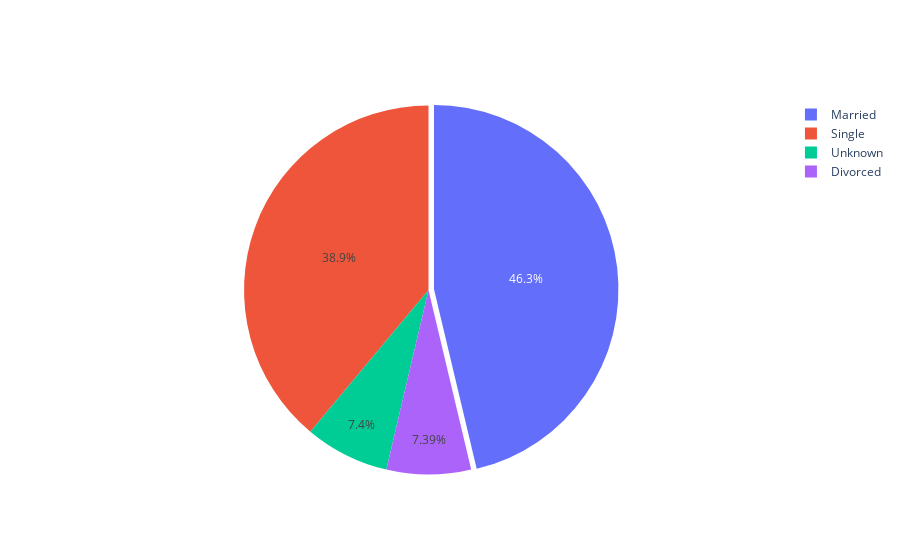

Notebook code cell kept with this figure:
### Markdown cell above
### Ejercicio 1
Utiliza `plotly` para realizar un  diagramas de torta sobre el estado conyugal de los clientes (resaltando el más predominante).

### Code cell
# YOUR CODE HERE
Estado_Civil = df.groupby(by = "Marital_Status")["Marital_Status"].count()
values = []
for i in Estado_Civil:
    values.append(i)

fig = go.Figure(data = [go.Pie(labels = Estado_Civil.index, values = values, pull = [0, 0.03, 0, 0])])
fig.show()

### Figure 1 — Plotly figure (JSON) as saved in the notebook; plotly's stock layout.template omitted (floating-point values rounded to 4 significant figures)
{"data": [{"labels": ["Divorced", "Married", "Single", "Unknown"], "pull": [0, 0.03, 0, 0], "type": "pie", "values": [748, 4687, 3943, 749]}], "layout": {}}
